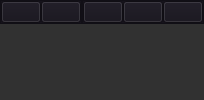
     <widget class="QWidget" name="mainbodycontainer" native="true">
      <property name="sizePolicy">
       <sizepolicy hsizetype="Expanding" vsizetype="Preferred">
        <horstretch>0</horstretch>
        <verstretch>0</verstretch>
       </sizepolicy>
      </property>
      <property name="palette">
       <palette>
        <active>
         <colorrole role="WindowText">
          <brush brushstyle="SolidPattern">
           <color alpha="255">
            <red>255</red>
            <green>255</green>
            <blue>255</blue>
           </color>
          </brush>
         </colorrole>
         <colorrole role="Button">
          <brush brushstyle="SolidPattern">
           <color alpha="255">
            <red>49</red>
            <green>49</green>
            <blue>49</blue>
           </color>
          </brush>
         </colorrole>
         <colorrole role="Light">
          <brush brushstyle="SolidPattern">
           <color alpha="255">
            <red>255</red>
            <green>255</green>
            <blue>255</blue>
           </color>
          </brush>
         </colorrole>
         <colorrole role="Midlight">
          <brush brushstyle="SolidPattern">
           <color alpha="255">
            <red>255</red>
            <green>255</green>
            <blue>255</blue>
           </color>
          </brush>
         </colorrole>
         <colorrole role="Dark">
          <brush brushstyle="SolidPattern">
           <color alpha="255">
            <red>22</red>
            <green>19</green>
            <blue>28</blue>
           </color>
          </brush>
         </colorrole>
         <colorrole role="Mid">
          <brush brushstyle="SolidPattern">
           <color alpha="255">
            <red>170</red>
            <green>170</green>
            <blue>170</blue>
           </color>
          </brush>
         </colorrole>
         <colorrole role="Text">
          <brush brushstyle="SolidPattern">
           <color alpha="255">
            <red>255</red>
            <green>255</green>
            <blue>255</blue>
           </color>
          </brush>
         </colorrole>
         <colorrole role="BrightText">
          <brush brushstyle="SolidPattern">
           <color alpha="255">
            <red>255</red>
            <green>255</green>
            <blue>255</blue>
           </color>
          </brush>
         </colorrole>
         <colorrole role="ButtonText">
          <brush brushstyle="SolidPattern">
           <color alpha="255">
            <red>255</red>
            <green>255</green>
            <blue>255</blue>
           </color>
          </brush>
         </colorrole>
         <colorrole role="Base">
          <brush brushstyle="SolidPattern">
           <color alpha="255">
            <red>49</red>
            <green>49</green>
            <blue>49</blue>
           </color>
          </brush>
         </colorrole>
         <colorrole role="Window">
          <brush brushstyle="SolidPattern">
           <color alpha="255">
            <red>49</red>
            <green>49</green>
            <blue>49</blue>
           </color>
          </brush>
         </colorrole>
         <colorrole role="Shadow">
          <brush brushstyle="SolidPattern">
           <color alpha="255">
            <red>0</red>
            <green>0</green>
            <blue>0</blue>
           </color>
          </brush>
         </colorrole>
         <colorrole role="AlternateBase">
          <brush brushstyle="SolidPattern">
           <color alpha="255">
            <red>255</red>
            <green>255</green>
            <blue>255</blue>
           </color>
          </brush>
         </colorrole>
         <colorrole role="ToolTipBase">
          <brush brushstyle="SolidPattern">
           <color alpha="255">
            <red>255</red>
            <green>255</green>
            <blue>220</blue>
           </color>
          </brush>
         </colorrole>
         <colorrole role="ToolTipText">
          <brush brushstyle="SolidPattern">
           <color alpha="255">
            <red>0</red>
            <green>0</green>
            <blue>0</blue>
           </color>
          </brush>
         </colorrole>
         <colorrole role="PlaceholderText">
          <brush brushstyle="SolidPattern">
           <color alpha="128">
            <red>0</red>
            <green>0</green>
            <blue>0</blue>
           </color>
          </brush>
         </colorrole>
        </active>
        <inactive>
         <colorrole role="WindowText">
          <brush brushstyle="SolidPattern">
           <color alpha="255">
            <red>255</red>
            <green>255</green>
            <blue>255</blue>
           </color>
          </brush>
         </colorrole>
         <colorrole role="Button">
          <brush brushstyle="SolidPattern">
           <color alpha="255">
            <red>49</red>
            <green>49</green>
            <blue>49</blue>
           </color>
          </brush>
         </colorrole>
         <colorrole role="Light">
          <brush brushstyle="SolidPattern">
           <color alpha="255">
            <red>255</red>
            <green>255</green>
            <blue>255</blue>
           </color>
          </brush>
         </colorrole>
         <colorrole role="Midlight">
          <brush brushstyle="SolidPattern">
           <color alpha="255">
            <red>255</red>
            <green>255</green>
            <blue>255</blue>
           </color>
          </brush>
         </colorrole>
         <colorrole role="Dark">
          <brush brushstyle="SolidPattern">
           <color alpha="255">
            <red>22</red>
            <green>19</green>
            <blue>28</blue>
           </color>
          </brush>
         </colorrole>
         <colorrole role="Mid">
          <brush brushstyle="SolidPattern">
           <color alpha="255">
            <red>170</red>
            <green>170</green>
            <blue>170</blue>
           </color>
          </brush>
         </colorrole>
         <colorrole role="Text">
          <brush brushstyle="SolidPattern">
           <color alpha="255">
            <red>255</red>
            <green>255</green>
            <blue>255</blue>
           </color>
          </brush>
         </colorrole>
         <colorrole role="BrightText">
          <brush brushstyle="SolidPattern">
           <color alpha="255">
            <red>255</red>
            <green>255</green>
            <blue>255</blue>
           </color>
          </brush>
         </colorrole>
         <colorrole role="ButtonText">
          <brush brushstyle="SolidPattern">
           <color alpha="255">
            <red>255</red>
            <green>255</green>
            <blue>255</blue>
           </color>
          </brush>
         </colorrole>
         <colorrole role="Base">
          <brush brushstyle="SolidPattern">
           <color alpha="255">
            <red>49</red>
            <green>49</green>
            <blue>49</blue>
           </color>
          </brush>
         </colorrole>
         <colorrole role="Window">
          <brush brushstyle="SolidPattern">
           <color alpha="255">
            <red>49</red>
            <green>49</green>
            <blue>49</blue>
           </color>
          </brush>
         </colorrole>
         <colorrole role="Shadow">
          <brush brushstyle="SolidPattern">
           <color alpha="255">
            <red>0</red>
            <green>0</green>
            <blue>0</blue>
           </color>
          </brush>
         </colorrole>
         <colorrole role="AlternateBase">
          <brush brushstyle="SolidPattern">
           <color alpha="255">
            <red>255</red>
            <green>255</green>
            <blue>255</blue>
           </color>
          </brush>
         </colorrole>
         <colorrole role="ToolTipBase">
          <brush brushstyle="SolidPattern">
           <color alpha="255">
            <red>255</red>
            <green>255</green>
            <blue>220</blue>
           </color>
          </brush>
         </colorrole>
         <colorrole role="ToolTipText">
          <brush brushstyle="SolidPattern">
           <color alpha="255">
            <red>0</red>
            <green>0</green>
            <blue>0</blue>
           </color>
          </brush>
         </colorrole>
         <colorrole role="PlaceholderText">
          <brush brushstyle="SolidPattern">
           <color alpha="128">
            <red>0</red>
            <green>0</green>
            <blue>0</blue>
           </color>
          </brush>
         </colorrole>
        </inactive>
        <disabled>
         <colorrole role="WindowText">
          <brush brushstyle="SolidPattern">
           <color alpha="255">
            <red>255</red>
            <green>255</green>
            <blue>255</blue>
           </color>
          </brush>
         </colorrole>
         <colorrole role="Button">
          <brush brushstyle="SolidPattern">
           <color alpha="255">
            <red>49</red>
            <green>49</green>
            <blue>49</blue>
           </color>
          </brush>
         </colorrole>
         <colorrole role="Light">
          <brush brushstyle="SolidPattern">
           <color alpha="255">
            <red>255</red>
            <green>255</green>
            <blue>255</blue>
           </color>
          </brush>
         </colorrole>
         <colorrole role="Midlight">
          <brush brushstyle="SolidPattern">
           <color alpha="255">
            <red>255</red>
            <green>255</green>
            <blue>255</blue>
           </color>
          </brush>
         </colorrole>
         <colorrole role="Dark">
          <brush brushstyle="SolidPattern">
           <color alpha="255">
            <red>22</red>
            <green>19</green>
            <blue>28</blue>
           </color>
          </brush>
         </colorrole>
         <colorrole role="Mid">
          <brush brushstyle="SolidPattern">
           <color alpha="255">
            <red>170</red>
            <green>170</green>
            <blue>170</blue>
           </color>
          </brush>
         </colorrole>
         <colorrole role="Text">
          <brush brushstyle="SolidPattern">
           <color alpha="255">
            <red>255</red>
            <green>255</green>
            <blue>255</blue>
           </color>
          </brush>
         </colorrole>
         <colorrole role="BrightText">
          <brush brushstyle="SolidPattern">
           <color alpha="255">
            <red>255</red>
            <green>255</green>
            <blue>255</blue>
           </color>
          </brush>
         </colorrole>
         <colorrole role="ButtonText">
          <brush brushstyle="SolidPattern">
           <color alpha="255">
            <red>255</red>
            <green>255</green>
            <blue>255</blue>
           </color>
          </brush>
         </colorrole>
         <colorrole role="Base">
          <brush brushstyle="SolidPattern">
           <color alpha="255">
            <red>49</red>
            <green>49</green>
            <blue>49</blue>
           </color>
          </brush>
         </colorrole>
         <colorrole role="Window">
          <brush brushstyle="SolidPattern">
           <color alpha="255">
            <red>49</red>
            <green>49</green>
            <blue>49</blue>
           </color>
          </brush>
         </colorrole>
         <colorrole role="Shadow">
          <brush brushstyle="SolidPattern">
           <color alpha="255">
            <red>0</red>
            <green>0</green>
            <blue>0</blue>
           </color>
          </brush>
         </colorrole>
         <colorrole role="AlternateBase">
          <brush brushstyle="SolidPattern">
           <color alpha="255">
            <red>255</red>
            <green>255</green>
            <blue>255</blue>
           </color>
          </brush>
         </colorrole>
         <colorrole role="ToolTipBase">
          <brush brushstyle="SolidPattern">
           <color alpha="255">
            <red>255</red>
            <green>255</green>
            <blue>220</blue>
           </color>
          </brush>
         </colorrole>
         <colorrole role="ToolTipText">
          <brush brushstyle="SolidPattern">
           <color alpha="255">
            <red>0</red>
            <green>0</green>
            <blue>0</blue>
           </color>
          </brush>
         </colorrole>
         <colorrole role="PlaceholderText">
          <brush brushstyle="SolidPattern">
           <color alpha="128">
            <red>0</red>
            <green>0</green>
            <blue>0</blue>
           </color>
          </brush>
         </colorrole>
        </disabled>
       </palette>
      </property>
      <property name="styleSheet">
       <string notr="true">background-color: rgb(49, 49, 49);</string>
      </property>
      <layout class="QVBoxLayout" name="verticalLayout_9">
       <property name="spacing">
        <number>0</number>
       </property>
       <property name="leftMargin">
        <number>0</number>
       </property>
       <property name="topMargin">
        <number>0</number>
       </property>
       <property name="rightMargin">
        <number>0</number>
       </property>
       <property name="bottomMargin">
        <number>0</number>
       </property>
       <item>
        <widget class="QWidget" name="headercontainer" native="true">
         <property name="styleSheet">
          <string notr="true">background-color: rgb(22, 19, 28);</string>
         </property>
         <layout class="QHBoxLayout" name="horizontalLayout_4">
          <property name="spacing">
           <number>0</number>
          </property>
          <property name="leftMargin">
           <number>0</number>
          </property>
          <property name="topMargin">
           <number>0</number>
          </property>
          <property name="rightMargin">
           <number>0</number>
          </property>
          <property name="bottomMargin">
           <number>0</number>
          </property>
          <item>
           <widget class="QFrame" name="frame_4">
            <property name="frameShape">
             <enum>QFrame::StyledPanel</enum>
            </property>
            <property name="frameShadow">
             <enum>QFrame::Raised</enum>
            </property>
           </widget>
          </item>
          <item alignment="Qt::AlignHCenter">
           <widget class="QFrame" name="frame_5">
            <property name="frameShape">
             <enum>QFrame::StyledPanel</enum>
            </property>
            <property name="frameShadow">
             <enum>QFrame::Raised</enum>
            </property>
            <layout class="QHBoxLayout" name="horizontalLayout_5">
             <property name="spacing">
              <number>0</number>
             </property>
             <property name="leftMargin">
              <number>0</number>
             </property>
             <property name="topMargin">
              <number>0</number>
             </property>
             <property name="rightMargin">
              <number>0</number>
             </property>
             <property name="bottomMargin">
              <number>0</number>
             </property>
             <item>
              <widget class="QPushButton" name="pushButton_7">
               <property name="text">
                <string/>
               </property>
               <property name="icon">
                <iconset resource="../../my_app/resources1.qrc">
                 <normaloff>:/icons1/icons/more-horizontal.svg</normaloff>:/icons1/icons/more-horizontal.svg</iconset>
               </property>
               <property name="iconSize">
                <size>
                 <width>24</width>
                 <height>24</height>
                </size>
               </property>
              </widget>
             </item>
             <item>
              <widget class="QPushButton" name="pushButton_4">
               <property name="text">
                <string/>
               </property>
               <property name="icon">
                <iconset resource="../../my_app/resources1.qrc">
                 <normaloff>:/icons1/icons/user.svg</normaloff>:/icons1/icons/user.svg</iconset>
               </property>
               <property name="iconSize">
                <size>
                 <width>24</width>
                 <height>24</height>
                </size>
               </property>
              </widget>
             </item>
            </layout>
           </widget>
          </item>
          <item alignment="Qt::AlignRight">
           <widget class="QFrame" name="frame_6">
            <property name="frameShape">
             <enum>QFrame::StyledPanel</enum>
            </property>
            <property name="frameShadow">
             <enum>QFrame::Raised</enum>
            </property>
            <layout class="QHBoxLayout" name="horizontalLayout_3">
             <property name="spacing">
              <number>0</number>
             </property>
             <property name="leftMargin">
              <number>0</number>
             </property>
             <property name="topMargin">
              <number>0</number>
             </property>
             <property name="rightMargin">
              <number>0</number>
             </property>
             <property name="bottomMargin">
              <number>0</number>
             </property>
             <item>
              <widget class="QPushButton" name="pushButton">
               <property name="text">
                <string/>
               </property>
               <property name="icon">
                <iconset resource="../../my_app/resources1.qrc">
                 <normaloff>:/icons1/icons/minus.svg</normaloff>:/icons1/icons/minus.svg</iconset>
               </property>
              </widget>
             </item>
             <item>
              <widget class="QPushButton" name="pushButton_2">
               <property name="text">
                <string/>
               </property>
               <property name="icon">
                <iconset resource="../../my_app/resources1.qrc">
                 <normaloff>:/icons1/icons/square.svg</normaloff>:/icons1/icons/square.svg</iconset>
               </property>
              </widget>
             </item>
             <item>
              <widget class="QPushButton" name="pushButton_3">
               <property name="text">
                <string/>
               </property>
               <property name="icon">
                <iconset resource="../../my_app/resources1.qrc">
                 <normaloff>:/icons1/icons/x.svg</normaloff>:/icons1/icons/x.svg</iconset>
               </property>
              </widget>
             </item>
            </layout>
           </widget>
          </item>
         </layout>
        </widget>
       </item>
       <item>
        <widget class="QWidget" name="mainbodycontent" native="true">
         <property name="sizePolicy">
          <sizepolicy hsizetype="Preferred" vsizetype="Expanding">
           <horstretch>0</horstretch>
           <verstretch>0</verstretch>
          </sizepolicy>
         </property>
         <widget class="QTableWidget" name="table">
          <property name="geometry">
           <rect>
            <x>25</x>
            <y>241</y>
            <width>571</width>
            <height>281</height>
           </rect>
          </property>
         </widget>
        </widget>
       </item>
      </layout>
     </widget>
